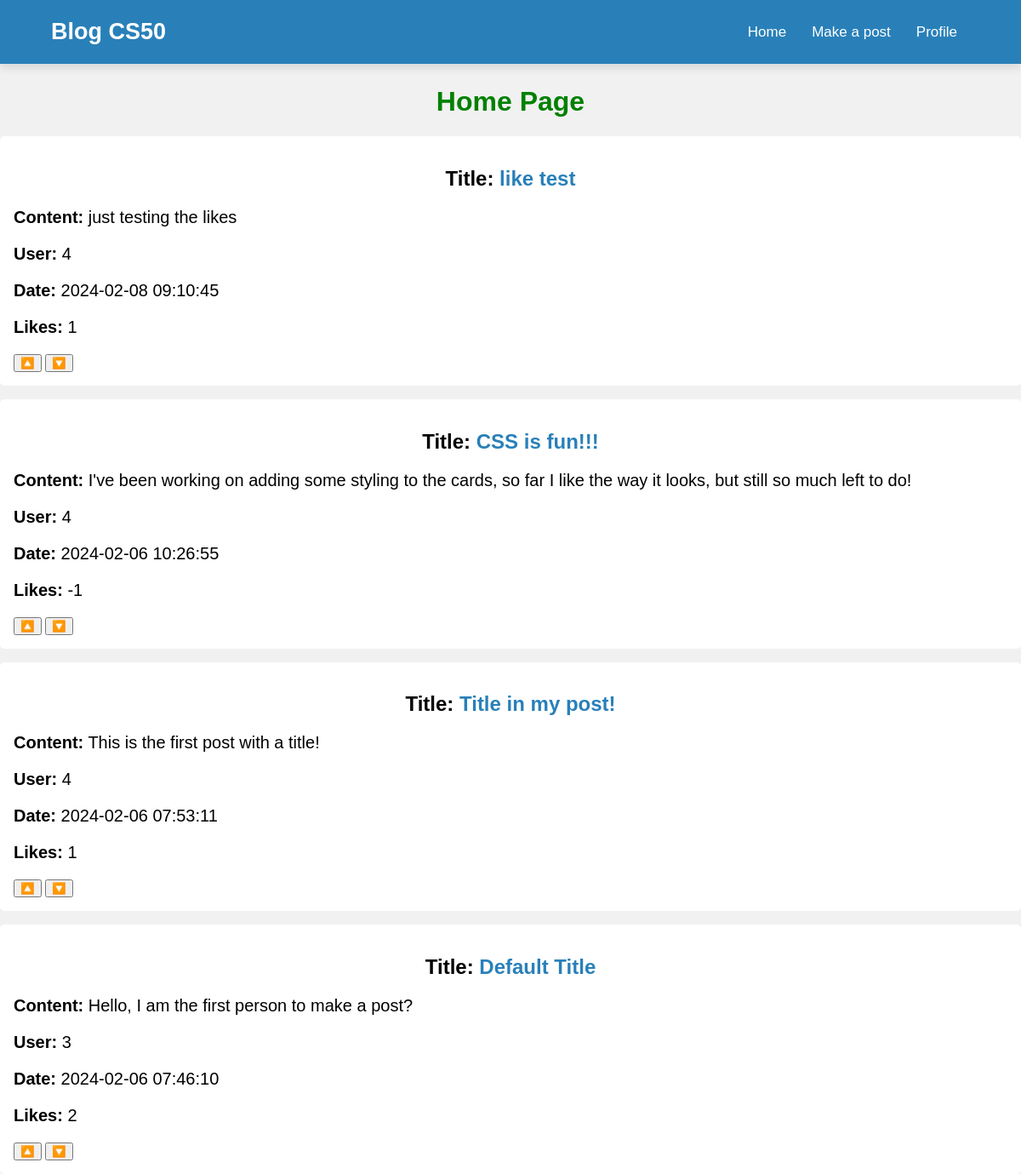
The app's page / (signed in), older data.
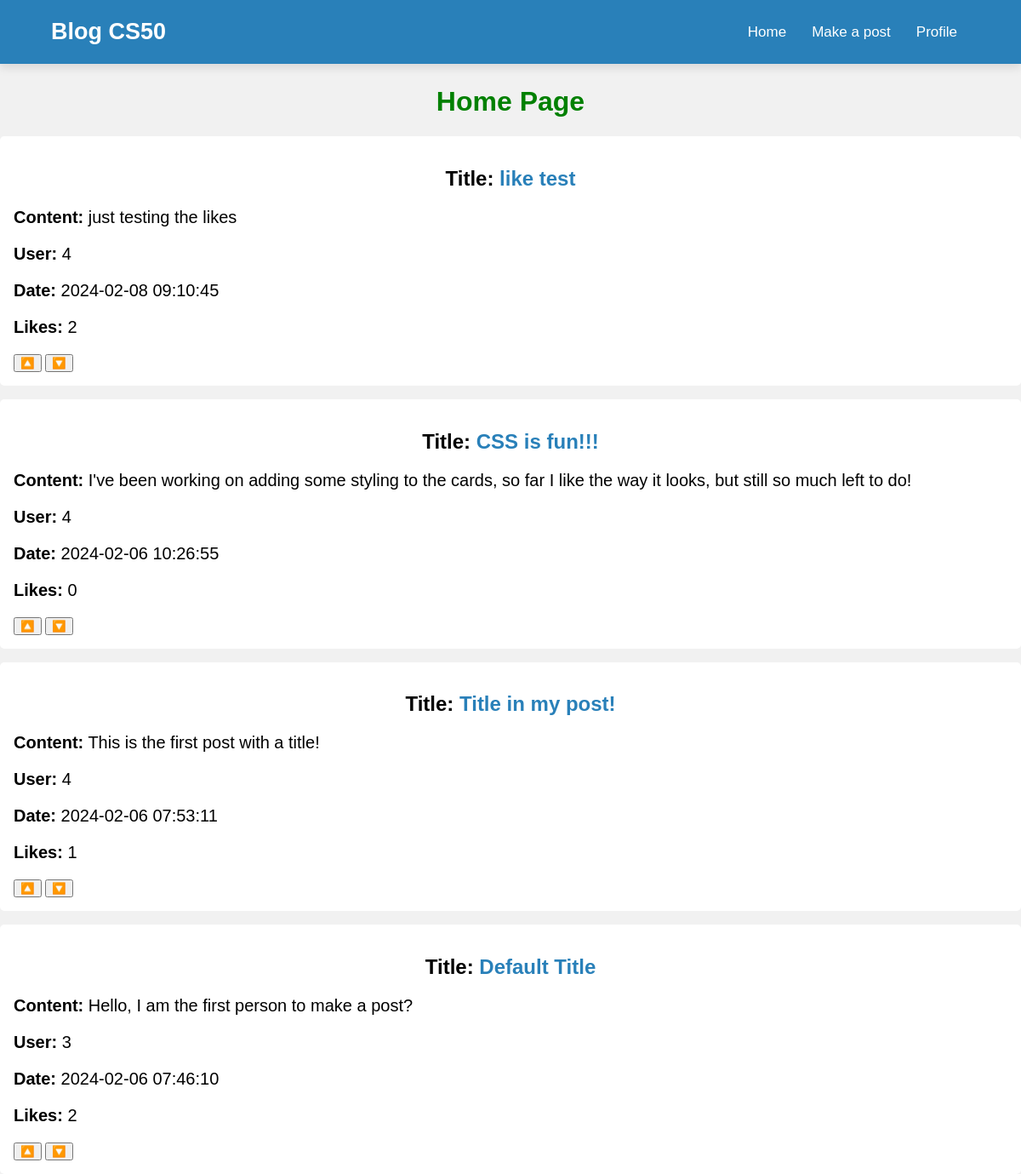
The same page, newer data.
### tables this page shows
CREATE TABLE posts (
    post_id INTEGER PRIMARY KEY AUTOINCREMENT,
    user_id INTEGER NOT NULL,
    title TEXT NOT NULL DEFAULT 'Default Title',
    content TEXT NOT NULL,
    likes INTEGER DEFAULT 0,
    created_at TIMESTAMP DEFAULT CURRENT_TIMESTAMP,
    FOREIGN KEY (user_id) REFERENCES users(id)
);

### app.py (the view)
@app.route("/")
@login_required
def index():
    data = db.execute("SELECT * FROM posts ORDER BY created_at DESC")
    return render_template("index.html", data=data)

### helpers.py (called while the page is built)
def login_required(f):
    @wraps(f)
    def decorated_function(*args, **kwargs):
        if session.get('user_id') is None:
            return redirect('/login')
        return f(*args, **kwargs)
    return decorated_function

### templates/index.html (shortened to what this page needs)
{% extends "layout.html" %}
{% block main %}
<div class="loginMain">
    <h1>Home Page</h1>
    {% for post in data %}
    <div class="description">
        <h2>Title: <a href="{{ url_for('view_post', post_id=post.post_id) }}">{{ post.title }}</a></h2>
        <p><strong>Content:</strong> {{ post.content }}</p>
        <p><strong>User:</strong> {{ post.user_id }}</p>
        <div>
            <p><strong>Date:</strong> {{ post.created_at }}</p>
            <p><strong>Likes:</strong> {{ post.likes }}</p>
        </div>
        <form action="/like" method="post" id="likeForm">
            <button type="submit" name="action" value="like">🔼</button>
            <button type="submit" name="action" value="dislike">🔽</button>
        </form>
    </div>
    {% endfor %}
</div>
{% endblock %}

### templates/layout.html (shortened to what this page needs)
<!DOCTYPE html>
<html lang="en">
<head>
    <link href="/static/styles.css" rel="stylesheet" >
</head>
<nav>
    <div class="navbar">
        <div class="logo">Blog CS50</div>
            {% if session["user_id"] %}
            <ul class="menu">
                <li><a href="/">Home</a></li>
                <li><a href="/post">Make a post</a></li>
                <li><a href="/profile">Profile</a></li>
            </ul>
            {% else %}
            <ul class="menu">
                <li><a href="/login">Sign in</a></li>
                <li><a href="/signup">Sign up</a></li>
            </ul>
            {% endif %}
    </div>
</nav>
<body>
    <h1>Body main goes there</h1>
    <main>
        {% block main %}{% endblock %}
    </main>
</body>
</html>

### static/styles.css (style rules this page uses)
h1 { color: green; }
body { background-color: #f1f1f1; display: flex; flex-direction: column; font-size: 1rem; justify-content: center; font-family: Poppins, sans-serif; margin: 0; padding: 0; box-sizing: border-box; }
nav { position: fixed; left: 0; top: 0; width: 100%; height: 75px; background-color: #2980b9; box-shadow: 0 5px 10px rgba(0, 0, 0, 0.1); }
nav .navbar { display: flex; align-items: center; justify-content: space-between; height: 100%; max-width: 90%; background: #2980b9; margin: auto; }
nav .navbar .logo { color: #fff; font-size: 27px; font-weight: 600; }
.menu { display: flex; }
.menu li { list-style: none; margin: 0 15px; }
.menu li a { color: #fff; font-size: 17px; font-weight: 500; text-decoration: none; }
.loginMain { width: 100%; height: 80vh; position: relative; }
.loginMain h1, h2, h3 { text-align: center; }
.description { padding: 1rem; margin: 1rem auto; box-shadow: 0 3px 7px -1px(#000, .1); background-color: #fff; border-radius: 5px; max-width: 1200px; }
.description a { color: #2980b9; text-decoration: none; }
.description p { font-size: 20px; }

Row changes from the older to the newer data that the page shows:
changed posts "like test": likes "1" → "2"
changed posts "CSS is fun!!!": likes "-1" → "0"
